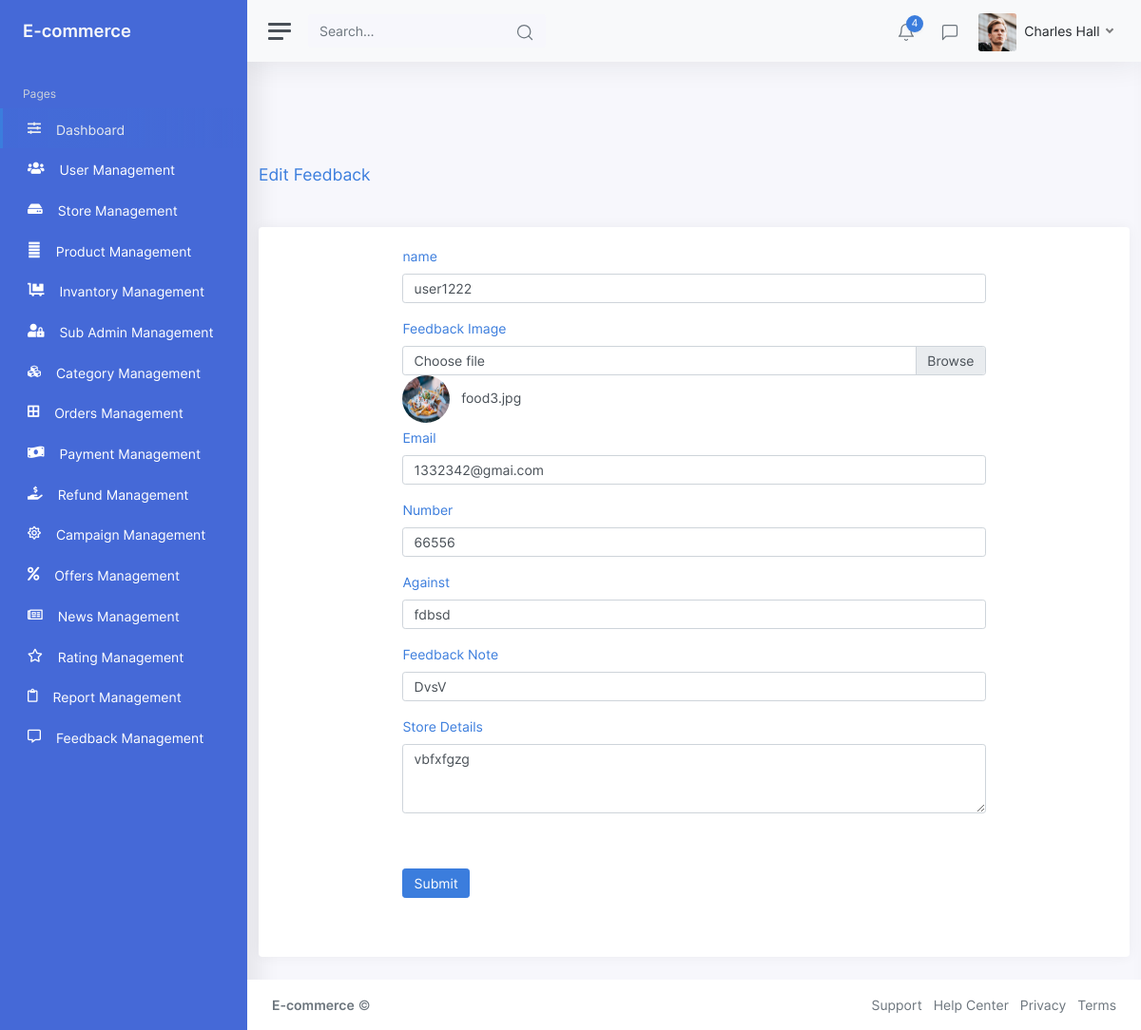
The app's page /Edititems/Editfeedback/1 with its own data.
### tables this page shows
CREATE TABLE `feedback` (
  `feedback_id` int(11) NOT NULL,
  `feedback_name` varchar(255) NOT NULL,
  `feedback_image` varchar(255) NOT NULL,
  `feedback_email` varchar(255) NOT NULL,
  `feedback_mobile` int(255) NOT NULL,
  `against` varchar(255) NOT NULL,
  `store_details` varchar(255) NOT NULL,
  `feedback_note` varchar(255) NOT NULL,
  `created_at` varchar(255) NOT NULL
);

### application/controllers/Edititems.php (called while the page is built, shortened)
<?php
class Edititems extends Admin
{
	public function __construct()
	{
		$this->load->model('MyModel');
		$this->load->model('Common_model');
	}
	public function Editfeedback()
	{
		$id = $this->uri->segment(3);
		if ($id != '') {
			$dbdata = $this->Common_model->_selectById('feedback', '*', ['feedback_id' => $id]);
			if (!empty($dbdata)) {
				$config['upload_path'] = './uploads/FeedbackImage/';
				$config['allowed_types'] = 'gif|jpg|png';
				$this->load->library('upload', $config);
				$this->viewData['dbdata'] = $dbdata;
				$this->load->view('EditView/Editfeedback', $this->viewData);
			}
		} else {
			$this->session->set_flashdata('success', 'Something went wrong. Please try again.');
		}
	}
}

### index.php (called while the page is built, shortened)
<?php
require_once BASEPATH.'core/CodeIgniter.php';

### application/models/Common_model.php (called while the page is built, shortened)
<?php
class Common_model extends CI_Model
{
    function _selectById($table, $column = '*', $condition = array())
    {
        if (count($condition) > 0) {
            $this->db->where($condition);
        }
        $this->db->select($column, false);
        $resSQL = $this->db->get($table);
        if ($resSQL->num_rows() > 0) {
            $result = $resSQL->row_array();
            return $result;
        } else {
            return false;
        }
    }
}
?>

### application/views/EditView/EditFeedback.php (the view, shortened to what this page needs)
<?php include_once('header.php');
include_once('sidebar.php'); ?>
<br><br><br><br>
<div class="container">
    <div class="breadcrumb-header justify-content-between">
        <div class="my-auto">
            <div class="d-flex">
                <h4 class="content-title mb-0 my-auto text-primary">Edit Feedback</h4>
            </div>
        </div>
    </div>
    <br>
    <div class="card">
        <div class="card-body">
            <form class="form-size" action="<?php echo base_url("Edititems/Editfeedback/{$dbdata['feedback_id']}"); ?>" method="POST" enctype="multipart/form-data">
                <div class="form-group">
                    <label class="text-primary">name</label>
                    <input type="text" class="form-control" value="<?= $dbdata['feedback_name'] ?>" id="inputEmail" name="feedbakname" placeholder="name" required>
                </div>
                <label class="text-primary">Feedback Image</label>
                <div class="custom-file">
                     <td><img src="<?php echo base_url("/uploads/FeedbackImage/");?><?= $dbdata['feedback_image'] ?>"  alt="photo" style="border-radius:50%;" height="50px"; width="50px";/>&nbsp;&nbsp;&nbsp;<?= $dbdata['feedback_image'] ?></td>
                    <label class="custom-file-label" for="customFile">Choose file</label>
                </div><br><br>
                <div class="form-group">
                    <label class="text-primary">Email</label>
                    <input type="email" class="form-control" value="<?= $dbdata['feedback_email'] ?>" id="inputPassword" name="email" placeholder="email" required>
                </div>
                <div class="form-group">
                    <label class="text-primary">Number</label>
                    <input type="number" class="form-control" value="<?= $dbdata['feedback_mobile'] ?>" id="inputPassword" name="number" placeholder="number" required>
                </div>
                <div class="form-group">
                    <label class="text-primary">Against</label>
                    <input type="text" class="form-control" value="<?= $dbdata['against'] ?>" id="inputPassword" name="against" placeholder="against" required>
                </div>
                <div class="form-group">
                    <label class="text-primary">Feedback Note</label>
                    <input type="text" class="form-control" value="<?= $dbdata['feedback_note'] ?>" id="inputPassword" name="feedbacknote" placeholder="feedback note" required>
                </div>
                <div class="form-group">
                    <label for="exampleFormControlTextarea1" class="text-primary">Store Details</label>
                    <textarea class="form-control" name="storedetails" id="exampleFormControlTextarea1" value="<?= $dbdata['store_details'] ?>" rows="3"><?= $dbdata['store_details'] ?></textarea>
                </div>
                <br><br>
                <input type="submit" class="btn btn-primary">
            </form>
        </div>
        <br><br>
    </div>
</div>
<?php include_once('footer.php'); ?>

### application/views/EditView/EditFeedback.php (style rules this page uses)
.form-size { width: 70%; margin-left: 15%; }

### records on screen
feedback: feedbakname "user1222", feedback_image (picture), feedback_image "food3.jpg", email "1332342@gmai.com", number "66556", against "fdbsd", feedbacknote "DvsV", storedetails "vbfxfgzg"
